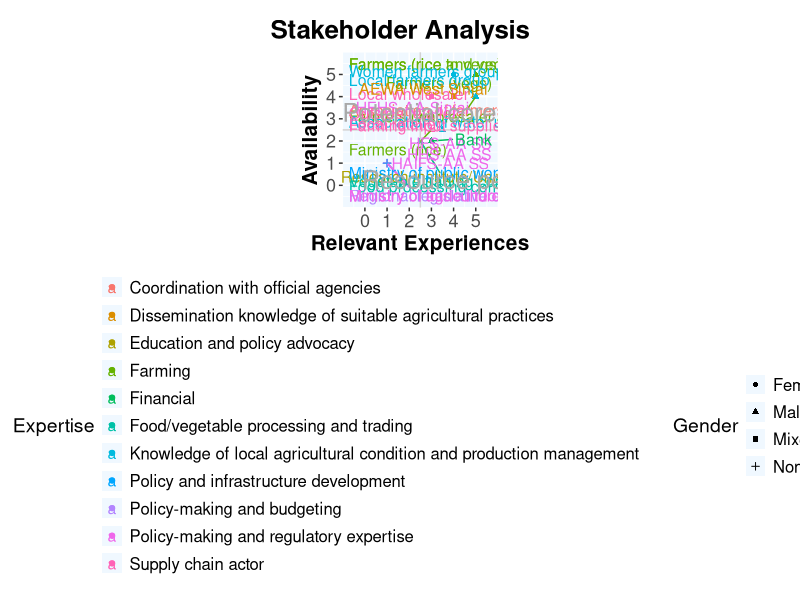
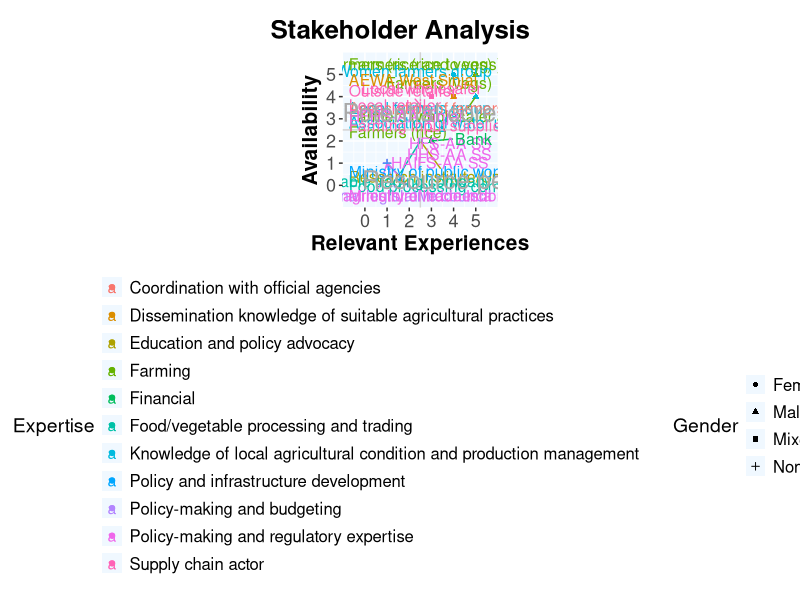
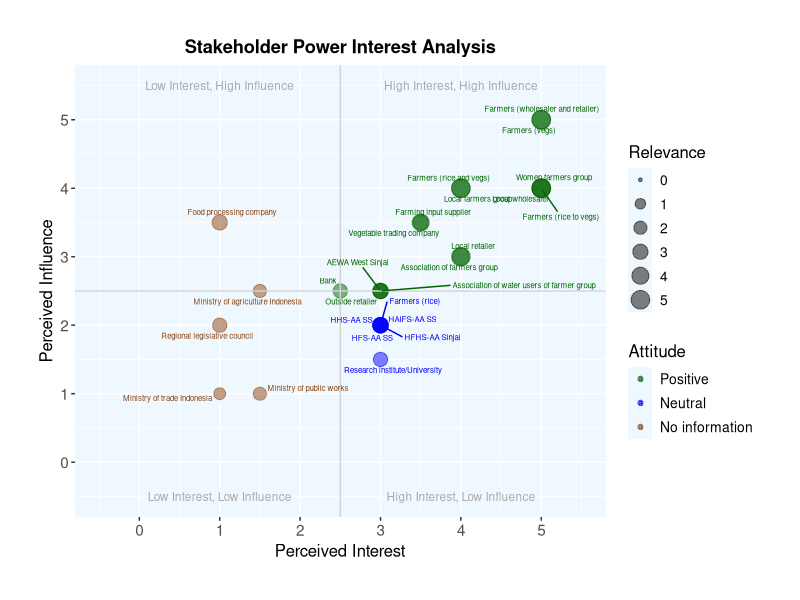

Write R code to recreate these figures, in order.
library(ggplot2)
library(ggrepel)
library(ggthemes)

#Call data for stakeholders' expertise, willingness and potential contribution 
#in the decision analysis#
stakeholder <- read.csv("stakeholders.csv", sep = ";")


# Plot stakeholders' experience, availability and expertise in decision analysis ####
expertplot <- ggplot(data = stakeholder, aes(x = Experience, 
                                             y = Availability, 
                                             label = stakeholders, 
                                             color = Expertise)) + 
  geom_point(aes(shape = Gender)) +
  labs(title = "Stakeholder Analysis", color = "Expertise", shape = "Gender") +
  xlab("Relevant Experiences") +
  scale_x_continuous(labels = paste(seq(0, 5, by = 1)), 
                     breaks = seq(0, 5, by = 1), 
                     limits = c(0, 5),
                     expand = c(0, 1)) +
  scale_y_continuous(labels = paste(seq(0, 5, by = 1)), 
                     breaks = seq(0, 5, by = 1), 
                     limits = c(0, 5),
                     expand = c(0, 1)) +
  theme(
    aspect.ratio = 1, # Makes the plot panel square
    plot.margin = unit(c(0.5, 1, 0.5, 1), "cm"), # Reduce margins around plot
    axis.text = element_text(size = 13), # Adjust axis text size
    axis.title = element_text(size = 13), # Adjust axis title size
    axis.title.x = element_text(size = 15, face = "bold"),
    axis.title.y = element_text(size = 15, face = "bold"),
    legend.title = element_text(size = 14), face = "bold",
    legend.position = "bottom", # Legends below the plot
    legend.box = "horizontal", # Arrange legend types side by side
    legend.box.just = "center", # Center-align legends
    legend.spacing.x = unit(0.5, "cm"), # Add horizontal spacing
    legend.spacing.y = unit(0.3, "cm"), # Add vertical spacing
    legend.margin = margin(5, 5, 5, 5), # Adjust margins around legends
    legend.key.size = unit(0.5, "cm"), # Adjust size of legend keys
    legend.text = element_text(size = 12), # Adjust legend text size
    plot.title = element_text(size = rel(1.7), hjust = 0.5, face = "bold"),
    plot.title.position = "plot",
    panel.background = element_rect(fill = "aliceblue"),
    panel.grid.minor = element_line(colour = "white"),
    panel.ontop = FALSE,
    strip.background = element_rect(colour = "black", fill = "white")
  ) +
  guides(
    color = guide_legend(order = 1, ncol = 1), # Expertise legend (1 column)
    shape = guide_legend(order = 2, ncol = 1)  # Gender legend (1 column)
  ) +
  # Categorization lines
  geom_hline(yintercept = 2.5, color = "lightgrey", size = 0.5) +
  geom_vline(xintercept = 2.5, color = "lightgrey", size = 0.5) +
  
  # Display overlapped stakeholder names
  geom_text_repel(box.padding = 0.3, max.overlaps = Inf, size = 4) +
  
  # Annotations
  annotate("text", label = "Potential core experts",
           x = 4.5, y = 3.3, size = 6.5, colour = "darkgrey") +
  annotate("text", label = "Resource persons",
           x = 4.5, y = 0.25, size = 6.5, colour = "darkgrey")

# Save the plot (optional)
ggsave("expertplot_blue.png", plot = expertplot, dpi = 300, 
       height = 15, width = 12)

# Display the plot
plot(expertplot)



#2. Stakeholder power and interest analysis

stakeholder_power_interest <- ggplot(data = stakeholder, 
                                     aes(x = Interest, 
                                         y = Influence,
                                         label = stakeholders, 
                                         color = Attitude, 
                                         size = Relevance)) +
  geom_point(alpha = 0.5) +
  labs(title = "Stakeholder Power Interest Analysis") +
  xlab("Perceived Interest") +
  ylab("Perceived Influence") +
  labs(alpha = "Attitude", shape = "Relevance") +
    
    scale_x_continuous(labels = paste(seq(0, 5, by = 1)), 
                       breaks = seq(0, 5, by = 1), 
                       limits = c(-0.5, 5.5)) +
    scale_y_continuous(labels = paste(seq(0, 5, by = 1)), 
                       breaks = seq(0, 5, by = 1), 
                       limits = c(-0.5, 5.5)) +
    
    scale_size(labels = paste(seq(0, 5, by = 1)), 
               breaks = seq(0, 5, by = 1), 
               limits = c(0, 5)) +
    
    coord_cartesian(clip = "off") +
    
    theme(
      plot.margin = unit(c(1, 1, 1, 1), "cm"),
      legend.position = "right",
      legend.text = element_text(size = 10),
      legend.title = element_text(size = 12),
      axis.text = element_text(size = 11), # Adjust axis text size
      axis.title = element_text(size = 12), # Adjust axis title size
      plot.title = element_text(size = rel(1.2), hjust = 0.5, face = "bold"),
      panel.background = element_rect(fill = "aliceblue"),
      panel.ontop = FALSE,
      strip.background = element_rect(colour = "black", fill = "white")
    ) +
    
    scale_color_manual(breaks = c("Positive", "Neutral", "No information"),
                       values = c("darkgreen", "blue", "saddlebrown")) +
    
    geom_hline(yintercept = 2.5, color = "lightgrey", size = 0.5) +
    geom_vline(xintercept = 2.5, color = "lightgrey", size = 0.5) +
    
    geom_text_repel(box.padding = 0.3, max.overlaps = Inf, size = 2) +
    
    annotate("text", label = "High Interest, High Influence",
             x = 4.0, y = 5.5, size = 3, colour = "darkgrey") +
    annotate("text", label = "High Interest, Low Influence",
             x = 4.0, y = -0.5, size = 3, colour = "darkgrey") +
    annotate("text", label = "Low Interest, High Influence",
             x = 1.0, y = 5.5, size = 3, colour = "darkgrey") +
    annotate("text", label = "Low Interest, Low Influence",
             x = 1.0, y = -0.5, size = 3, colour = "darkgrey")
  
  ggsave("stakeholders_power_interest.png", dpi = 400, height = 8, width = 7.5)
  
